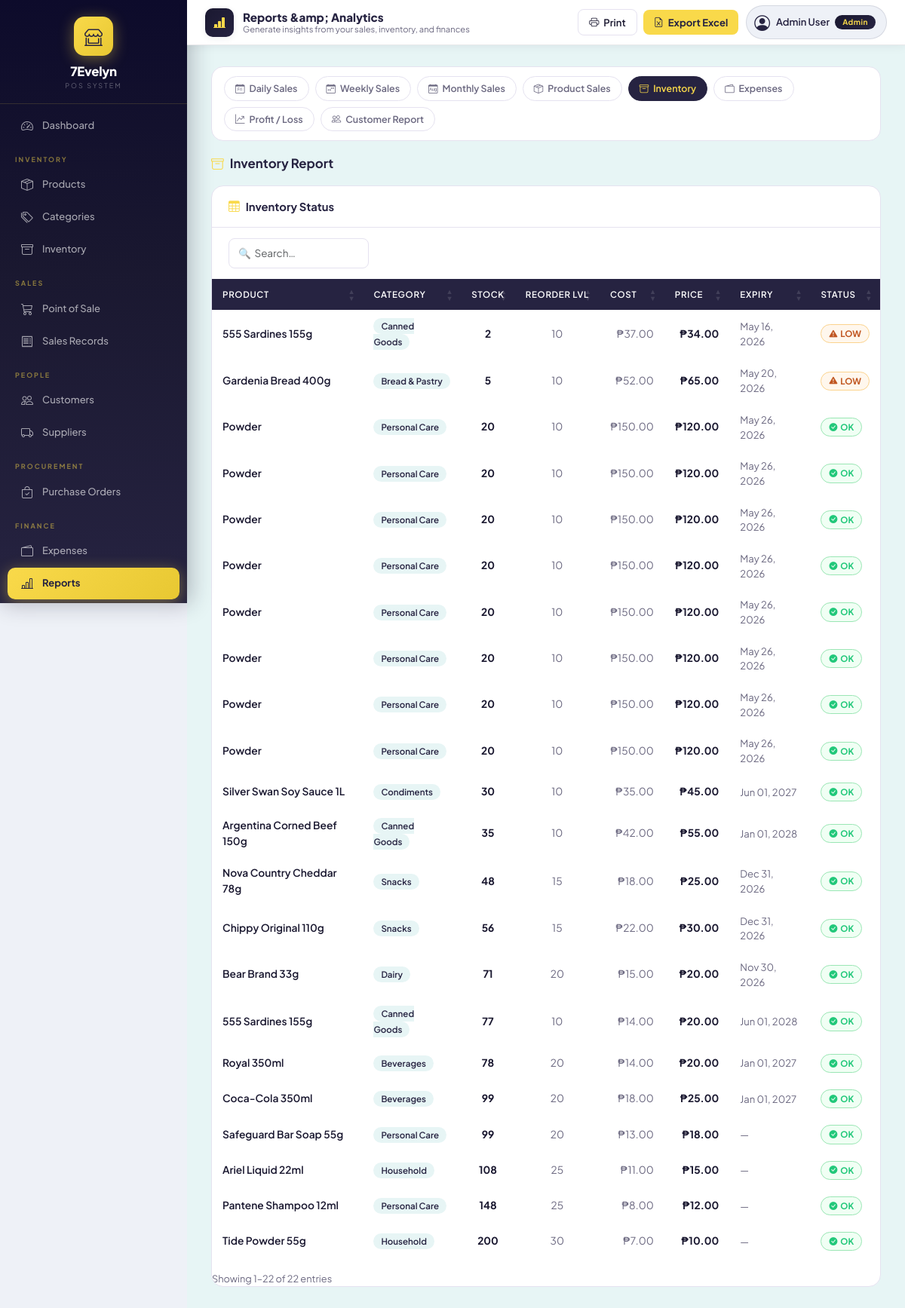
Page /frontend/reports.php?report=inventory&date_from=2026-05-01&date_to=2026-05-18 (signed in) on the committed database.
### tables this page shows
CREATE TABLE `product` (
  `productID` int(11) NOT NULL,
  `productName` varchar(100) NOT NULL,
  `barcode` varchar(50) DEFAULT NULL,
  `categoryID` int(11) NOT NULL,
  `price` decimal(10,2) NOT NULL,
  `cost` decimal(10,2) NOT NULL,
  `stock_quantity` int(11) NOT NULL DEFAULT 0,
  `reorder_level` int(11) NOT NULL DEFAULT 10,
  `expiry_date` date DEFAULT NULL,
  `status` enum('Active','Inactive') NOT NULL DEFAULT 'Active',
  `product_image` varchar(255) DEFAULT NULL
);

CREATE TABLE `category` (
  `categoryID` int(11) NOT NULL,
  `categoryName` varchar(80) NOT NULL
);

### frontend/reports.php (the view, shortened to what this page needs)
<?php
require_once '../backend/database.php';
$report   = $_GET['report'] ?? 'daily_sales';
$dateFrom = $_GET['date_from'] ?? date('Y-m-01');
$dateTo   = $_GET['date_to'] ?? date('Y-m-d');
?>
<?php include 'header.php'; ?>
<?php include 'nav.php'; ?>
<?php
$types = [
    'daily_sales'   => ['bi-calendar-day',   'Daily Sales'],
    'weekly_sales'  => ['bi-calendar-week',  'Weekly Sales'],
    'monthly_sales' => ['bi-calendar-month', 'Monthly Sales'],
    'product_sales' => ['bi-box-seam',       'Product Sales'],
    'inventory'     => ['bi-archive',        'Inventory'],
    'expenses'      => ['bi-wallet2',        'Expenses'],
    'profit'        => ['bi-graph-up-arrow', 'Profit / Loss'],
    'customer'      => ['bi-people',         'Customer Report'],
];
?>
<?php
  $topbarExtra = '<button class="btn-print no-print" onclick="window.print()"><i class="bi bi-printer"></i> Print</button>'
               . '<button class="btn-excel no-print" onclick="exportExcel()"><i class="bi bi-file-earmark-excel"></i> Export Excel</button>';
  include 'topbar.php';
  ?>
<div class="rp-page no-print">
  <div class="report-tabs no-print">
    <?php foreach($types as $k=>[$icon,$label]): ?>
    <a href="?report=<?php echo $k; ?>&date_from=<?php echo $dateFrom; ?>&date_to=<?php echo $dateTo; ?>"
       class="report-tab<?php echo $report===$k ? ' active' : ''; ?>">
      <i class="bi <?php echo $icon; ?>"></i><?php echo $label; ?>
    </a>
    <?php endforeach; ?>
  </div>
  <div class="report-header-row">
    <h6 class="report-title"><i class="bi <?php echo $types[$report][0]; ?> me-2" style="color:var(--brand-yellow);"></i><?php echo $types[$report][1]; ?> Report</h6>
  </div>
  <?php if($report === 'daily_sales'):
    $data   = $conn->query("SELECT DATE(saleDate) AS d, COUNT(*) AS txn, SUM(total_amount) AS revenue, SUM(discount_amount) AS discounts FROM sales WHERE DATE(saleDate) BETWEEN '$dateFrom' AND '$dateTo' GROUP BY DATE(saleDate) ORDER BY d DESC");
    $totals = $conn->query("SELECT COUNT(*) AS txn, SUM(total_amount) AS revenue, SUM(discount_amount) AS discounts FROM sales WHERE DATE(saleDate) BETWEEN '$dateFrom' AND '$dateTo'")->fetch_assoc();
  ?>
  <div class="stat-row stat-row-3">
    <div class="stat-card-rp"><div class="stat-icon-rp ic-purple"><i class="bi bi-cash-stack"></i></div><div><div class="stat-lbl-rp">Total Revenue</div><div class="stat-val-rp sm">₱<?php echo number_format($totals['revenue'],2); ?></div></div></div>
    <div class="stat-card-rp"><div class="stat-icon-rp ic-blue"><i class="bi bi-receipt"></i></div><div><div class="stat-lbl-rp">Transactions</div><div class="stat-val-rp"><?php echo $totals['txn']; ?></div></div></div>
    <div class="stat-card-rp"><div class="stat-icon-rp ic-orange"><i class="bi bi-tag"></i></div><div><div class="stat-lbl-rp">Discounts Given</div><div class="stat-val-rp sm">₱<?php echo number_format($totals['discounts'],2); ?></div></div></div>
  </div>
  <div class="main-card">
    <div class="main-card-header"><i class="bi bi-table"></i> Daily Breakdown</div>
    <div class="dt-controls" id="dt-search-area"></div>
    <div style="overflow-x:auto;">
    <table id="reportTable">
      <thead><tr><th>Date</th><th>Transactions</th><th>Discounts</th><th>Revenue</th></tr></thead>
      <tbody>
      <?php while($r=$data->fetch_assoc()): ?>
      <tr>
        <td style="font-weight:600;"><?php echo date('D, M d, Y', strtotime($r['d'])); ?></td>
        <td style="text-align:center;"><?php echo $r['txn']; ?></td>
        <td style="text-align:right;" class="amt-neg">-₱<?php echo number_format($r['discounts'],2); ?></td>
        <td style="text-align:right;" class="amt-main">₱<?php echo number_format($r['revenue'],2); ?></td>
      </tr>
      <?php endwhile; ?>
      </tbody>
      <tfoot><tr><td>TOTAL</td><td style="text-align:center;"><?php echo $totals['txn']; ?></td><td style="text-align:right;" class="amt-neg">-₱<?php echo number_format($totals['discounts'],2); ?></td><td style="text-align:right;" class="amt-main">₱<?php echo number_format($totals['revenue'],2); ?></td></tr></tfoot>
    </table>
    </div>
  </div>
  <?php elseif($report === 'inventory'):
    $data = $conn->query("SELECT p.*, c.categoryName FROM product p JOIN category c ON p.categoryID=c.categoryID WHERE p.status='Active' ORDER BY p.stock_quantity ASC");
  ?>
  <div class="main-card">
    <div class="main-card-header"><i class="bi bi-table"></i> Inventory Status</div>
    <div class="dt-controls" id="dt-search-area"></div>
    <div style="overflow-x:auto;">
    <table id="reportTable">
      <thead><tr><th>Product</th><th>Category</th><th>Stock</th><th>Reorder Lvl</th><th>Cost</th><th>Price</th><th>Expiry</th><th>Status</th></tr></thead>
      <tbody>
      <?php while($r=$data->fetch_assoc()):
        $st  = $r['stock_quantity']==0 ? 'OUT' : ($r['stock_quantity']<=$r['reorder_level'] ? 'LOW' : 'OK');
        $cls = $st==='OUT' ? 'stock-out' : ($st==='LOW' ? 'stock-low' : 'stock-ok');
        $icon= $st==='OUT' ? 'bi-x-circle-fill' : ($st==='LOW' ? 'bi-exclamation-triangle-fill' : 'bi-check-circle-fill');
      ?>
      <tr>
        <td style="font-weight:600;"><?php echo htmlspecialchars($r['productName']); ?></td>
        <td><span class="cat-pill"><?php echo htmlspecialchars($r['categoryName']); ?></span></td>
        <td style="text-align:center;font-weight:700;"><?php echo $r['stock_quantity']; ?></td>
        <td style="text-align:center;color:var(--text-muted);"><?php echo $r['reorder_level']; ?></td>
        <td style="text-align:right;color:var(--text-muted);">₱<?php echo number_format($r['cost'],2); ?></td>
        <td style="text-align:right;" class="amt-main">₱<?php echo number_format($r['price'],2); ?></td>
        <td style="font-size:.82rem;color:var(--text-muted);"><?php echo $r['expiry_date'] ? date('M d, Y',strtotime($r['expiry_date'])) : '—'; ?></td>
        <td><span class="<?php echo $cls; ?>"><i class="bi <?php echo $icon; ?>" style="font-size:.68rem;"></i> <?php echo $st; ?></span></td>
      </tr>
      <?php endwhile; ?>
      </tbody>
    </table>
    </div>
  </div>
  <?php endif; ?>
</div>
</body></html>

### frontend/assets/smpos.css (style rules this page uses)
:root { --c-gold: #F9D94A; --c-gold-dark: #E8C832; --c-gold-dim: #f0c830; --c-gold-soft: #fef8d0; --c-gold-glow: rgba(249,217,74,0.35); --c-navy: #262341; --c-navy-deep: #1a1830; --c-navy-mid: #332f5a; --c-navy-light: #4a4778; --c-navy-10: rgba(38,35,65,0.08); --c-navy-20: rgba(38,35,65,0.15); --c-ice: #E7F5F5; --c-ice-dark: #cde8e8; --c-white: #ffffff; --c-success: #22c87a; --c-success-bg: #f0fdf4; --c-success-bdr: #c6f6d5; --c-danger: #e8435a; --c-danger-bg: #fff0f2; --c-danger-bdr: #fecdd3; --c-warning: #f59c2a; --c-warning-bg: #fffbeb; --c-warning-bdr: #fed7aa; --c-info: #3b82f6; --c-info-bg: #eff6ff; --c-info-bdr: #bfdbfe; --t-main: #1a1830; --t-mid: #4a4669; --t-muted: #6b6880; --t-light: #a09cb8; --s-bg: #EEF1F7; --s-card: #ffffff; --s-border: #e5e2f0; --s-border-dark: #cde8e8; --font-ui: 'Plus Jakarta Sans', system-ui, sans-serif; --font-mono: 'JetBrains Mono', 'Courier New', monospace; --r-xs: 6px; --r-sm: 8px; --r-md: 12px; --r-lg: 16px; --r-xl: 20px; --r-2xl: 28px; --sh-xs: 0 1px 4px rgba(38,35,65,0.06); --sh-sm: 0 2px 8px rgba(38,35,65,0.08); --sh-md: 0 6px 24px rgba(38,35,65,0.12); --sh-lg: 0 16px 48px rgba(38,35,65,0.16); --sh-gold: 0 4px 16px rgba(249,217,74,0.4); --g-navy: linear-gradient(135deg, #1a1830 0%, #262341 60%, #332f5a 100%); --g-gold: linear-gradient(135deg, #F9D94A 0%, #E8C832 100%); --g-teal: linear-gradient(135deg, #0EA5A0 0%, #0D8F8A 100%); --g-violet: linear-gradient(135deg, #6C63FF 0%, #4A43D9 100%); --g-danger: linear-gradient(135deg, #f43f5e 0%, #e11d48 100%); --g-success: linear-gradient(135deg, #10b981 0%, #059669 100%); --g-warning: linear-gradient(135deg, #f59e0b 0%, #d97706 100%); --sidebar-w: 248px; --topbar-h: 60px; --trans: all 0.2s cubic-bezier(0.4,0,0.2,1); }
*, *::before, *::after { box-sizing: border-box; }
body { font-family: var(--font-ui); background: var(--s-bg); color: var(--t-main); font-size: 14px; line-height: 1.5; margin: 0; }

### rows in the picture
product: productName "555 Sardines 155g", categoryID.categoryName "Canned Goods", stock_quantity "2", reorder_level "10", cost "37.00", price "34.00", expiry_date "May 16, 2026", st "LOW"
product: productName "Gardenia Bread 400g", categoryID.categoryName "Bread & Pastry", stock_quantity "5", reorder_level "10", cost "52.00", price "65.00", expiry_date "May 20, 2026", st "LOW"
product: productName "Powder", categoryID.categoryName "Personal Care", stock_quantity "20", reorder_level "10", cost "150.00", price "120.00", expiry_date "May 26, 2026", st "OK"
product: productName "Powder", categoryID.categoryName "Personal Care", stock_quantity "20", reorder_level "10", cost "150.00", price "120.00", expiry_date "May 26, 2026", st "OK"
product: productName "Powder", categoryID.categoryName "Personal Care", stock_quantity "20", reorder_level "10", cost "150.00", price "120.00", expiry_date "May 26, 2026", st "OK"
product: productName "Powder", categoryID.categoryName "Personal Care", stock_quantity "20", reorder_level "10", cost "150.00", price "120.00", expiry_date "May 26, 2026", st "OK"
product: productName "Powder", categoryID.categoryName "Personal Care", stock_quantity "20", reorder_level "10", cost "150.00", price "120.00", expiry_date "May 26, 2026", st "OK"
product: productName "Powder", categoryID.categoryName "Personal Care", stock_quantity "20", reorder_level "10", cost "150.00", price "120.00", expiry_date "May 26, 2026", st "OK"
product: productName "Powder", categoryID.categoryName "Personal Care", stock_quantity "20", reorder_level "10", cost "150.00", price "120.00", expiry_date "May 26, 2026", st "OK"
product: productName "Powder", categoryID.categoryName "Personal Care", stock_quantity "20", reorder_level "10", cost "150.00", price "120.00", expiry_date "May 26, 2026", st "OK"
product: productName "Silver Swan Soy Sauce 1L", categoryID.categoryName "Condiments", stock_quantity "30", reorder_level "10", cost "35.00", price "45.00", expiry_date "Jun 01, 2027", st "OK"
product: productName "Argentina Corned Beef 150g", categoryID.categoryName "Canned Goods", stock_quantity "35", reorder_level "10", cost "42.00", price "55.00", expiry_date "Jan 01, 2028", st "OK"
product: productName "Nova Country Cheddar 78g", categoryID.categoryName "Snacks", stock_quantity "48", reorder_level "15", cost "18.00", price "25.00", expiry_date "Dec 31, 2026", st "OK"
product: productName "Chippy Original 110g", categoryID.categoryName "Snacks", stock_quantity "56", reorder_level "15", cost "22.00", price "30.00", expiry_date "Dec 31, 2026", st "OK"
product: productName "Bear Brand 33g", categoryID.categoryName "Dairy", stock_quantity "71", reorder_level "20", cost "15.00", price "20.00", expiry_date "Nov 30, 2026", st "OK"
product: productName "555 Sardines 155g", categoryID.categoryName "Canned Goods", stock_quantity "77", reorder_level "10", cost "14.00", price "20.00", expiry_date "Jun 01, 2028", st "OK"
product: productName "Royal 350ml", categoryID.categoryName "Beverages", stock_quantity "78", reorder_level "20", cost "14.00", price "20.00", expiry_date "Jan 01, 2027", st "OK"
product: productName "Coca-Cola 350ml", categoryID.categoryName "Beverages", stock_quantity "99", reorder_level "20", cost "18.00", price "25.00", expiry_date "Jan 01, 2027", st "OK"
product: productName "Safeguard Bar Soap 55g", categoryID.categoryName "Personal Care", stock_quantity "99", reorder_level "20", cost "13.00", price "18.00", st "OK"
product: productName "Ariel Liquid 22ml", categoryID.categoryName "Household", stock_quantity "108", reorder_level "25", cost "11.00", price "15.00", st "OK"
product: productName "Pantene Shampoo 12ml", categoryID.categoryName "Personal Care", stock_quantity "148", reorder_level "25", cost "8.00", price "12.00", st "OK"
product: productName "Tide Powder 55g", categoryID.categoryName "Household", stock_quantity "200", reorder_level "30", cost "7.00", price "10.00", st "OK"

### other values in the picture
$topbarTitle "Reports &amp; Analytics"
$topbarSub "Generate insights from your sales, inventory, and finances"
$_SESSION['userName'] "Admin User"
$_SESSION['roleName'] "Admin"
$label "Daily Sales"
$label "Weekly Sales"
$label "Monthly Sales"
$label "Product Sales"
$label "Inventory"
$label "Expenses"
$label "Profit / Loss"
$label "Customer Report"
$types[$report][1] "Inventory"
